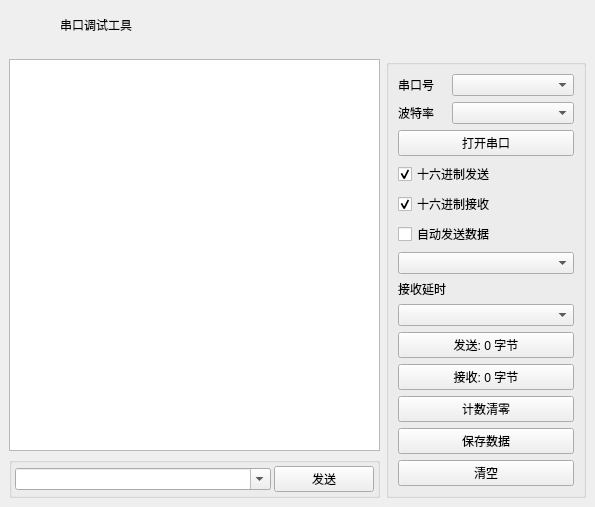
<?xml version="1.0" encoding="UTF-8"?>
<ui version="4.0">
 <class>frmCOMTool</class>
 <widget class="QDialog" name="frmCOMTool">
  <property name="geometry">
   <rect>
    <x>0</x>
    <y>0</y>
    <width>595</width>
    <height>461</height>
   </rect>
  </property>
  <layout class="QVBoxLayout" name="verticalLayout">
   <property name="spacing">
    <number>0</number>
   </property>
   <property name="leftMargin">
    <number>0</number>
   </property>
   <property name="topMargin">
    <number>0</number>
   </property>
   <property name="rightMargin">
    <number>0</number>
   </property>
   <property name="bottomMargin">
    <number>0</number>
   </property>
   <item>
    <widget class="QWidget" name="widget_title" native="true">
     <property name="sizePolicy">
      <sizepolicy hsizetype="Preferred" vsizetype="Fixed">
       <horstretch>0</horstretch>
       <verstretch>0</verstretch>
      </sizepolicy>
     </property>
     <property name="minimumSize">
      <size>
       <width>0</width>
       <height>50</height>
      </size>
     </property>
     <layout class="QHBoxLayout" name="horizontalLayout_4">
      <property name="spacing">
       <number>0</number>
      </property>
      <property name="leftMargin">
       <number>0</number>
      </property>
      <property name="topMargin">
       <number>0</number>
      </property>
      <property name="rightMargin">
       <number>0</number>
      </property>
      <property name="bottomMargin">
       <number>0</number>
      </property>
      <item>
       <widget class="QLabel" name="lab_Ico">
        <property name="sizePolicy">
         <sizepolicy hsizetype="Minimum" vsizetype="Preferred">
          <horstretch>0</horstretch>
          <verstretch>0</verstretch>
         </sizepolicy>
        </property>
        <property name="minimumSize">
         <size>
          <width>60</width>
          <height>0</height>
         </size>
        </property>
        <property name="text">
         <string/>
        </property>
        <property name="alignment">
         <set>Qt::AlignCenter</set>
        </property>
       </widget>
      </item>
      <item>
       <widget class="QLabel" name="lab_Title">
        <property name="sizePolicy">
         <sizepolicy hsizetype="Expanding" vsizetype="Preferred">
          <horstretch>0</horstretch>
          <verstretch>0</verstretch>
         </sizepolicy>
        </property>
        <property name="styleSheet">
         <string notr="true"/>
        </property>
        <property name="text">
         <string>串口调试工具</string>
        </property>
        <property name="alignment">
         <set>Qt::AlignLeading|Qt::AlignLeft|Qt::AlignVCenter</set>
        </property>
       </widget>
      </item>
      <item>
       <widget class="QWidget" name="widget_menu" native="true">
        <property name="sizePolicy">
         <sizepolicy hsizetype="Minimum" vsizetype="Preferred">
          <horstretch>0</horstretch>
          <verstretch>0</verstretch>
         </sizepolicy>
        </property>
        <layout class="QHBoxLayout" name="horizontalLayout_5">
         <property name="spacing">
          <number>0</number>
         </property>
         <property name="leftMargin">
          <number>0</number>
         </property>
         <property name="topMargin">
          <number>0</number>
         </property>
         <property name="rightMargin">
          <number>0</number>
         </property>
         <property name="bottomMargin">
          <number>0</number>
         </property>
         <item>
          <widget class="QPushButton" name="btnMenu_Close">
           <property name="sizePolicy">
            <sizepolicy hsizetype="Minimum" vsizetype="Expanding">
             <horstretch>0</horstretch>
             <verstretch>0</verstretch>
            </sizepolicy>
           </property>
           <property name="minimumSize">
            <size>
             <width>100</width>
             <height>0</height>
            </size>
           </property>
           <property name="cursor">
            <cursorShape>ArrowCursor</cursorShape>
           </property>
           <property name="focusPolicy">
            <enum>Qt::NoFocus</enum>
           </property>
           <property name="text">
            <string/>
           </property>
           <property name="flat">
            <bool>true</bool>
           </property>
          </widget>
         </item>
        </layout>
       </widget>
      </item>
     </layout>
    </widget>
   </item>
   <item>
    <widget class="QWidget" name="widget_main" native="true">
     <property name="styleSheet">
      <string notr="true"/>
     </property>
     <layout class="QGridLayout" name="gridLayout_2">
      <item row="0" column="0">
       <widget class="QTextEdit" name="txtMain">
        <property name="enabled">
         <bool>true</bool>
        </property>
        <property name="minimumSize">
         <size>
          <width>0</width>
          <height>0</height>
         </size>
        </property>
        <property name="focusPolicy">
         <enum>Qt::NoFocus</enum>
        </property>
        <property name="layoutDirection">
         <enum>Qt::LeftToRight</enum>
        </property>
        <property name="autoFillBackground">
         <bool>false</bool>
        </property>
        <property name="styleSheet">
         <string notr="true"/>
        </property>
        <property name="frameShape">
         <enum>QFrame::StyledPanel</enum>
        </property>
        <property name="verticalScrollBarPolicy">
         <enum>Qt::ScrollBarAsNeeded</enum>
        </property>
        <property name="horizontalScrollBarPolicy">
         <enum>Qt::ScrollBarAsNeeded</enum>
        </property>
        <property name="readOnly">
         <bool>true</bool>
        </property>
       </widget>
      </item>
      <item row="0" column="1" rowspan="2">
       <widget class="QGroupBox" name="gboxRight">
        <property name="minimumSize">
         <size>
          <width>200</width>
          <height>0</height>
         </size>
        </property>
        <property name="maximumSize">
         <size>
          <width>180</width>
          <height>16777215</height>
         </size>
        </property>
        <property name="title">
         <string/>
        </property>
        <layout class="QGridLayout" name="gridLayout">
         <item row="15" column="0" colspan="4">
          <widget class="QPushButton" name="btnClearAll">
           <property name="sizePolicy">
            <sizepolicy hsizetype="Minimum" vsizetype="Expanding">
             <horstretch>0</horstretch>
             <verstretch>0</verstretch>
            </sizepolicy>
           </property>
           <property name="minimumSize">
            <size>
             <width>80</width>
             <height>0</height>
            </size>
           </property>
           <property name="focusPolicy">
            <enum>Qt::NoFocus</enum>
           </property>
           <property name="text">
            <string>清空</string>
           </property>
          </widget>
         </item>
         <item row="6" column="0" colspan="4">
          <widget class="QCheckBox" name="ckIsAutoSend">
           <property name="focusPolicy">
            <enum>Qt::NoFocus</enum>
           </property>
           <property name="text">
            <string>自动发送数据</string>
           </property>
          </widget>
         </item>
         <item row="13" column="0" colspan="4">
          <widget class="QPushButton" name="btnClearCount">
           <property name="sizePolicy">
            <sizepolicy hsizetype="Minimum" vsizetype="Expanding">
             <horstretch>0</horstretch>
             <verstretch>0</verstretch>
            </sizepolicy>
           </property>
           <property name="focusPolicy">
            <enum>Qt::NoFocus</enum>
           </property>
           <property name="text">
            <string>计数清零</string>
           </property>
          </widget>
         </item>
         <item row="9" column="0">
          <widget class="QLabel" name="labSleepTime">
           <property name="text">
            <string>接收延时</string>
           </property>
          </widget>
         </item>
         <item row="0" column="0">
          <widget class="QLabel" name="labPortName">
           <property name="text">
            <string>串口号</string>
           </property>
          </widget>
         </item>
         <item row="1" column="0">
          <widget class="QLabel" name="labBaudRate">
           <property name="text">
            <string>波特率</string>
           </property>
          </widget>
         </item>
         <item row="0" column="1" colspan="3">
          <widget class="QComboBox" name="cboxPortName">
           <property name="sizePolicy">
            <sizepolicy hsizetype="Expanding" vsizetype="Fixed">
             <horstretch>0</horstretch>
             <verstretch>0</verstretch>
            </sizepolicy>
           </property>
           <property name="minimumSize">
            <size>
             <width>0</width>
             <height>0</height>
            </size>
           </property>
          </widget>
         </item>
         <item row="1" column="1" colspan="3">
          <widget class="QComboBox" name="cboxBaudRate">
           <property name="sizePolicy">
            <sizepolicy hsizetype="Expanding" vsizetype="Fixed">
             <horstretch>0</horstretch>
             <verstretch>0</verstretch>
            </sizepolicy>
           </property>
           <property name="minimumSize">
            <size>
             <width>0</width>
             <height>0</height>
            </size>
           </property>
          </widget>
         </item>
         <item row="10" column="0" colspan="4">
          <widget class="QComboBox" name="cboxSleepTime"/>
         </item>
         <item row="11" column="0" colspan="4">
          <widget class="QPushButton" name="btnSendCount">
           <property name="sizePolicy">
            <sizepolicy hsizetype="Minimum" vsizetype="Expanding">
             <horstretch>0</horstretch>
             <verstretch>0</verstretch>
            </sizepolicy>
           </property>
           <property name="focusPolicy">
            <enum>Qt::NoFocus</enum>
           </property>
           <property name="text">
            <string>发送: 0 字节</string>
           </property>
          </widget>
         </item>
         <item row="4" column="0" rowspan="2" colspan="4">
          <widget class="QCheckBox" name="ckHexReceive">
           <property name="focusPolicy">
            <enum>Qt::NoFocus</enum>
           </property>
           <property name="text">
            <string>十六进制接收</string>
           </property>
           <property name="checked">
            <bool>true</bool>
           </property>
          </widget>
         </item>
         <item row="7" column="0" colspan="4">
          <widget class="QComboBox" name="cboxInterval"/>
         </item>
         <item row="2" column="0" colspan="4">
          <widget class="QPushButton" name="btnOpen">
           <property name="sizePolicy">
            <sizepolicy hsizetype="Minimum" vsizetype="Expanding">
             <horstretch>0</horstretch>
             <verstretch>0</verstretch>
            </sizepolicy>
           </property>
           <property name="focusPolicy">
            <enum>Qt::NoFocus</enum>
           </property>
           <property name="text">
            <string>打开串口</string>
           </property>
          </widget>
         </item>
         <item row="12" column="0" colspan="4">
          <widget class="QPushButton" name="btnReceiveCount">
           <property name="sizePolicy">
            <sizepolicy hsizetype="Minimum" vsizetype="Expanding">
             <horstretch>0</horstretch>
             <verstretch>0</verstretch>
            </sizepolicy>
           </property>
           <property name="focusPolicy">
            <enum>Qt::NoFocus</enum>
           </property>
           <property name="text">
            <string>接收: 0 字节</string>
           </property>
          </widget>
         </item>
         <item row="3" column="0" colspan="4">
          <widget class="QCheckBox" name="ckHexSend">
           <property name="focusPolicy">
            <enum>Qt::NoFocus</enum>
           </property>
           <property name="text">
            <string>十六进制发送</string>
           </property>
           <property name="checked">
            <bool>true</bool>
           </property>
          </widget>
         </item>
         <item row="14" column="0" colspan="4">
          <widget class="QPushButton" name="btnSave">
           <property name="sizePolicy">
            <sizepolicy hsizetype="Minimum" vsizetype="Expanding">
             <horstretch>0</horstretch>
             <verstretch>0</verstretch>
            </sizepolicy>
           </property>
           <property name="focusPolicy">
            <enum>Qt::NoFocus</enum>
           </property>
           <property name="text">
            <string>保存数据</string>
           </property>
          </widget>
         </item>
        </layout>
       </widget>
      </item>
      <item row="1" column="0">
       <widget class="QGroupBox" name="gboxMain">
        <property name="sizePolicy">
         <sizepolicy hsizetype="Expanding" vsizetype="Preferred">
          <horstretch>0</horstretch>
          <verstretch>0</verstretch>
         </sizepolicy>
        </property>
        <property name="title">
         <string/>
        </property>
        <layout class="QHBoxLayout" name="horizontalLayout">
         <property name="spacing">
          <number>3</number>
         </property>
         <property name="leftMargin">
          <number>3</number>
         </property>
         <property name="topMargin">
          <number>3</number>
         </property>
         <property name="rightMargin">
          <number>3</number>
         </property>
         <property name="bottomMargin">
          <number>3</number>
         </property>
         <item>
          <widget class="QComboBox" name="txtSend">
           <property name="sizePolicy">
            <sizepolicy hsizetype="Preferred" vsizetype="Fixed">
             <horstretch>1</horstretch>
             <verstretch>0</verstretch>
            </sizepolicy>
           </property>
           <property name="styleSheet">
            <string notr="true"/>
           </property>
           <property name="editable">
            <bool>true</bool>
           </property>
          </widget>
         </item>
         <item>
          <widget class="QPushButton" name="btnSend">
           <property name="minimumSize">
            <size>
             <width>100</width>
             <height>0</height>
            </size>
           </property>
           <property name="focusPolicy">
            <enum>Qt::NoFocus</enum>
           </property>
           <property name="text">
            <string>发送</string>
           </property>
          </widget>
         </item>
        </layout>
       </widget>
      </item>
     </layout>
    </widget>
   </item>
  </layout>
 </widget>
 <tabstops>
  <tabstop>cboxPortName</tabstop>
  <tabstop>cboxBaudRate</tabstop>
  <tabstop>btnOpen</tabstop>
  <tabstop>ckHexSend</tabstop>
  <tabstop>ckHexReceive</tabstop>
  <tabstop>ckIsAutoSend</tabstop>
  <tabstop>cboxInterval</tabstop>
  <tabstop>cboxSleepTime</tabstop>
  <tabstop>btnSendCount</tabstop>
  <tabstop>btnReceiveCount</tabstop>
  <tabstop>btnClearCount</tabstop>
  <tabstop>btnSave</tabstop>
  <tabstop>btnClearAll</tabstop>
  <tabstop>btnSend</tabstop>
  <tabstop>txtSend</tabstop>
 </tabstops>
 <resources/>
 <connections/>
</ui>
